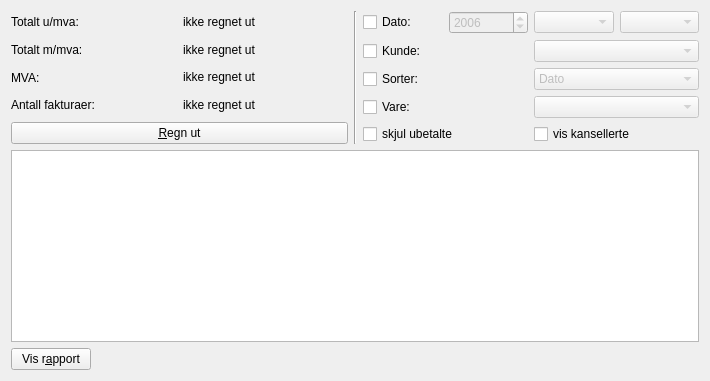
          <widget class="QWidget" name="TabPage_2">
           <attribute name="title">
            <string>&amp;Økonomi</string>
           </attribute>
           <layout class="QGridLayout" name="gridLayout_5">
            <item row="0" column="0">
             <layout class="QHBoxLayout" name="horizontalLayout_12">
              <item>
               <layout class="QVBoxLayout" name="verticalLayout_6">
                <item>
                 <layout class="QHBoxLayout" name="_12">
                  <item>
                   <widget class="QLabel" name="myndigheteneRegistrertTekst_2_4">
                    <property name="text">
                     <string>Totalt u/mva:</string>
                    </property>
                    <property name="wordWrap">
                     <bool>false</bool>
                    </property>
                   </widget>
                  </item>
                  <item>
                   <widget class="QLabel" name="okonomiRegnskapTotalUMva">
                    <property name="text">
                     <string>ikke regnet ut</string>
                    </property>
                    <property name="textFormat">
                     <enum>Qt::RichText</enum>
                    </property>
                    <property name="wordWrap">
                     <bool>false</bool>
                    </property>
                   </widget>
                  </item>
                 </layout>
                </item>
                <item>
                 <layout class="QHBoxLayout" name="_15">
                  <item>
                   <widget class="QLabel" name="myndigheteneRegistrertTekst_2_4_3">
                    <property name="text">
                     <string>Totalt m/mva:</string>
                    </property>
                    <property name="wordWrap">
                     <bool>false</bool>
                    </property>
                   </widget>
                  </item>
                  <item>
                   <widget class="QLabel" name="okonomiRegnskapTotalMMva">
                    <property name="text">
                     <string>ikke regnet ut</string>
                    </property>
                    <property name="textFormat">
                     <enum>Qt::RichText</enum>
                    </property>
                    <property name="wordWrap">
                     <bool>false</bool>
                    </property>
                   </widget>
                  </item>
                 </layout>
                </item>
                <item>
                 <layout class="QHBoxLayout" name="_13">
                  <item>
                   <widget class="QLabel" name="textLabel1_9">
                    <property name="text">
                     <string>MVA:</string>
                    </property>
                    <property name="wordWrap">
                     <bool>false</bool>
                    </property>
                   </widget>
                  </item>
                  <item>
                   <widget class="QLabel" name="okonomiRegnskapMoms">
                    <property name="text">
                     <string>ikke regnet ut</string>
                    </property>
                    <property name="textFormat">
                     <enum>Qt::RichText</enum>
                    </property>
                    <property name="wordWrap">
                     <bool>false</bool>
                    </property>
                   </widget>
                  </item>
                 </layout>
                </item>
                <item>
                 <layout class="QHBoxLayout" name="_14">
                  <item>
                   <widget class="QLabel" name="textLabel1_9_2">
                    <property name="text">
                     <string>Antall fakturaer:</string>
                    </property>
                    <property name="wordWrap">
                     <bool>false</bool>
                    </property>
                   </widget>
                  </item>
                  <item>
                   <widget class="QLabel" name="okonomiRegnskapAntallFakturaer">
                    <property name="text">
                     <string>ikke regnet ut</string>
                    </property>
                    <property name="wordWrap">
                     <bool>false</bool>
                    </property>
                   </widget>
                  </item>
                 </layout>
                </item>
                <item>
                 <widget class="QPushButton" name="okonomiRegnskapRegnut">
                  <property name="text">
                   <string>&amp;Regn ut</string>
                  </property>
                  <property name="shortcut">
                   <string>Alt+R</string>
                  </property>
                 </widget>
                </item>
               </layout>
              </item>
              <item>
               <widget class="Line" name="line4">
                <property name="frameShape">
                 <enum>QFrame::VLine</enum>
                </property>
                <property name="frameShadow">
                 <enum>QFrame::Sunken</enum>
                </property>
               </widget>
              </item>
              <item>
               <layout class="QVBoxLayout" name="verticalLayout_7">
                <item>
                 <layout class="QHBoxLayout" name="_7">
                  <item>
                   <widget class="QCheckBox" name="okonomiAvgrensningerDato">
                    <property name="text">
                     <string>Dato:</string>
                    </property>
                   </widget>
                  </item>
                  <item>
                   <widget class="QSpinBox" name="okonomiAvgrensningerDatoAr">
                    <property name="enabled">
                     <bool>false</bool>
                    </property>
                    <property name="minimum">
                     <number>1900</number>
                    </property>
                    <property name="maximum">
                     <number>3000</number>
                    </property>
                    <property name="value">
                     <number>2006</number>
                    </property>
                   </widget>
                  </item>
                  <item>
                   <widget class="QComboBox" name="okonomiAvgrensningerDatoManed">
                    <property name="enabled">
                     <bool>false</bool>
                    </property>
                    <property name="duplicatesEnabled">
                     <bool>false</bool>
                    </property>
                   </widget>
                  </item>
                  <item>
                   <widget class="QComboBox" name="okonomiAvgrensningerDatoPeriode">
                    <property name="enabled">
                     <bool>false</bool>
                    </property>
                    <property name="duplicatesEnabled">
                     <bool>false</bool>
                    </property>
                   </widget>
                  </item>
                 </layout>
                </item>
                <item>
                 <layout class="QHBoxLayout" name="_8">
                  <item>
                   <widget class="QCheckBox" name="okonomiAvgrensningerKunde">
                    <property name="text">
                     <string>Kunde:</string>
                    </property>
                   </widget>
                  </item>
                  <item>
                   <widget class="QComboBox" name="okonomiAvgrensningerKundeliste">
                    <property name="enabled">
                     <bool>false</bool>
                    </property>
                   </widget>
                  </item>
                 </layout>
                </item>
                <item>
                 <layout class="QHBoxLayout" name="_9">
                  <item>
                   <widget class="QCheckBox" name="okonomiSorter">
                    <property name="text">
                     <string>Sorter:</string>
                    </property>
                   </widget>
                  </item>
                  <item>
                   <widget class="QComboBox" name="okonomiSorterListe">
                    <property name="enabled">
                     <bool>false</bool>
                    </property>
                    <item>
                     <property name="text">
                      <string>Dato</string>
                     </property>
                    </item>
                    <item>
                     <property name="text">
                      <string>Kunde</string>
                     </property>
                    </item>
                    <item>
                     <property name="text">
                      <string>Vare</string>
                     </property>
                    </item>
                   </widget>
                  </item>
                 </layout>
                </item>
                <item>
                 <layout class="QHBoxLayout" name="_10">
                  <item>
                   <widget class="QCheckBox" name="okonomiAvgrensningerVare">
                    <property name="text">
                     <string>Vare:</string>
                    </property>
                   </widget>
                  </item>
                  <item>
                   <widget class="QComboBox" name="okonomiAvgrensningerVareliste">
                    <property name="enabled">
                     <bool>false</bool>
                    </property>
                   </widget>
                  </item>
                 </layout>
                </item>
                <item>
                 <layout class="QHBoxLayout" name="horizontalLayout_2">
                  <item>
                   <widget class="QCheckBox" name="okonomiAvgrensningerSkjulUbetalte">
                    <property name="text">
                     <string>skjul ubetalte</string>
                    </property>
                   </widget>
                  </item>
                  <item>
                   <widget class="QCheckBox" name="okonomiAvgrensningerVisKansellerte">
                    <property name="text">
                     <string>vis kansellerte</string>
                    </property>
                   </widget>
                  </item>
                 </layout>
                </item>
               </layout>
              </item>
             </layout>
            </item>
            <item row="1" column="0">
             <widget class="QTextBrowser" name="okonomiDetaljregnskap">
              <property name="sizePolicy">
               <sizepolicy hsizetype="Expanding" vsizetype="Expanding">
                <horstretch>0</horstretch>
                <verstretch>1</verstretch>
               </sizepolicy>
              </property>
              <property name="acceptDrops">
               <bool>false</bool>
              </property>
              <property name="horizontalScrollBarPolicy">
               <enum>Qt::ScrollBarAlwaysOff</enum>
              </property>
              <property name="openLinks">
               <bool>false</bool>
              </property>
             </widget>
            </item>
            <item row="2" column="0">
             <layout class="QHBoxLayout" name="horizontalLayout_13">
              <item>
               <widget class="QPushButton" name="okonomiFakturaerSkrivut">
                <property name="text">
                 <string>Vis r&amp;apport</string>
                </property>
                <property name="shortcut">
                 <string>Alt+A</string>
                </property>
               </widget>
              </item>
              <item>
               <spacer name="spacer15">
                <property name="orientation">
                 <enum>Qt::Horizontal</enum>
                </property>
                <property name="sizeType">
                 <enum>QSizePolicy::Expanding</enum>
                </property>
                <property name="sizeHint" stdset="0">
                 <size>
                  <width>608</width>
                  <height>20</height>
                 </size>
                </property>
               </spacer>
              </item>
             </layout>
            </item>
           </layout>
          </widget>
